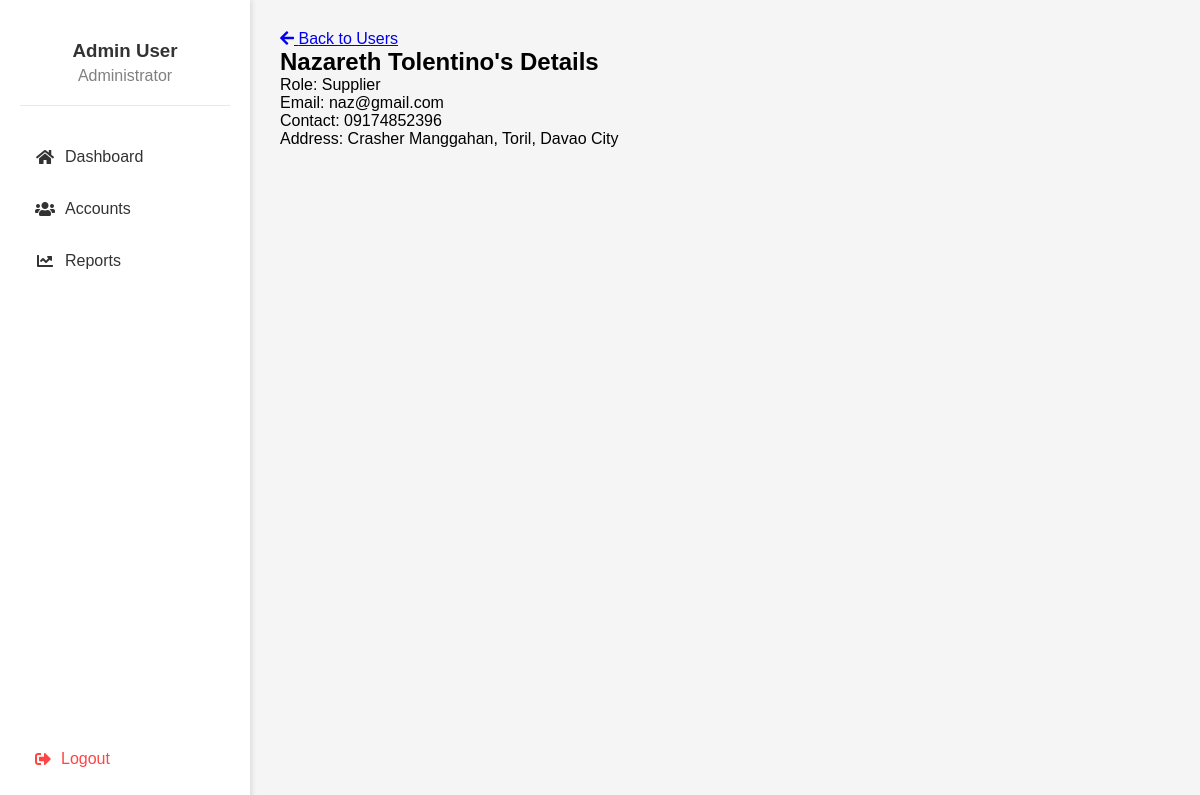
Screenshot of /view_user.php?id=5&role=Supplier (signed in) with the database file from the repository.
### tables this page shows
CREATE TABLE `users` (
  `ID` int(25) NOT NULL,
  `lastname` varchar(25) NOT NULL,
  `firstname` varchar(25) NOT NULL,
  `email` varchar(25) NOT NULL,
  `username` text NOT NULL,
  `password` text NOT NULL,
  `contactno` text NOT NULL,
  `address` text NOT NULL,
  `role` text NOT NULL,
  `created_at` timestamp NOT NULL DEFAULT current_timestamp(),
  `profile_photo` varchar(255) DEFAULT NULL,
  `employer_id` int(25) DEFAULT NULL
);

### view_user.php (the view, shortened to what this page needs)
<?php
require_once 'database/config.php';
$user_id = isset($_GET['id']) ? $_GET['id'] : null;
$role = isset($_GET['role']) ? $_GET['role'] : null;
$stmt = $pdo->prepare("SELECT * FROM users WHERE id = ? AND role = ?");
$stmt->execute([$user_id, $role]);
$user = $stmt->fetch(PDO::FETCH_ASSOC);
?>
<!DOCTYPE html>
<html lang="en">
<head>
    <link rel="stylesheet" href="https://cdnjs.cloudflare.com/ajax/libs/font-awesome/5.15.4/css/all.min.css">
</head>
<body>
    <?php include 'includes/admin_sidebar.php'; ?>
    <div class="main-content">
        <a href="admin_accounts.php" class="back-button">
            <i class="fas fa-arrow-left"></i> Back to Users
        </a>
        <div class="user-details">
            <h2><?php echo htmlspecialchars($user['firstname'] . ' ' . $user['lastname']); ?>'s Details</h2>
            <p>Role: <?php echo htmlspecialchars($user['role']); ?></p>
            <p>Email: <?php echo htmlspecialchars($user['email']); ?></p>
            <p>Contact: <?php echo htmlspecialchars($user['contactno']); ?></p>
            <p>Address: <?php echo htmlspecialchars($user['address']); ?></p>
        </div>
    </div>
</body>
</html>

### view_user.php (style rules this page uses)
:root { --primary-gray: #666666; --secondary-gray: #808080; --light-gray: #E8E8E8; --bg-white: #F5F5F5; --text-dark: #333333; --sidebar-width: 250px; }
* { margin: 0; padding: 0; box-sizing: border-box; }
body { font-family: 'Arial', sans-serif; background-color: var(--bg-white); display: flex; min-height: 100vh; }
.main-content { flex: 1; margin-left: var(--sidebar-width); padding: 30px; width: calc(100% - var(--sidebar-width)); min-height: 100vh; background-color: var(--bg-white); }

### rows the page displays
users: firstname+lastname "Nazareth Tolentino", role "Supplier", email "naz@gmail.com", contactno "09174852396", address "Crasher Manggahan, Toril, Davao City"
